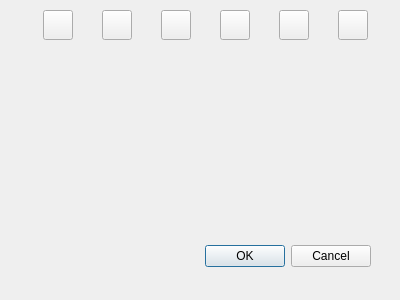
<?xml version="1.0" encoding="UTF-8"?>
<ui version="4.0">
 <class>smiley</class>
 <widget class="QDialog" name="smiley">
  <property name="geometry">
   <rect>
    <x>0</x>
    <y>0</y>
    <width>400</width>
    <height>300</height>
   </rect>
  </property>
  <property name="windowTitle">
   <string>Smiley</string>
  </property>
  <widget class="QDialogButtonBox" name="buttonBox">
   <property name="geometry">
    <rect>
     <x>30</x>
     <y>240</y>
     <width>341</width>
     <height>32</height>
    </rect>
   </property>
   <property name="orientation">
    <enum>Qt::Horizontal</enum>
   </property>
   <property name="standardButtons">
    <set>QDialogButtonBox::Cancel|QDialogButtonBox::Ok</set>
   </property>
  </widget>
  <widget class="QWidget" name="horizontalLayoutWidget">
   <property name="geometry">
    <rect>
     <x>20</x>
     <y>10</y>
     <width>371</width>
     <height>31</height>
    </rect>
   </property>
   <layout class="QHBoxLayout" name="horizontalLayout">
    <item>
     <widget class="QPushButton" name="icon1">
      <property name="maximumSize">
       <size>
        <width>30</width>
        <height>30</height>
       </size>
      </property>
      <property name="text">
       <string/>
      </property>
      <property name="icon">
       <iconset theme="icon1" resource="icons.qrc">
        <normaloff>:/icons/smiley/icons/icon1.png</normaloff>:/icons/smiley/icons/icon1.png</iconset>
      </property>
     </widget>
    </item>
    <item>
     <widget class="QPushButton" name="icon2">
      <property name="maximumSize">
       <size>
        <width>30</width>
        <height>30</height>
       </size>
      </property>
      <property name="text">
       <string/>
      </property>
      <property name="icon">
       <iconset resource="icons.qrc">
        <normaloff>:/icons/smiley/icons/icon2.png</normaloff>:/icons/smiley/icons/icon2.png</iconset>
      </property>
     </widget>
    </item>
    <item>
     <widget class="QPushButton" name="icon3">
      <property name="maximumSize">
       <size>
        <width>30</width>
        <height>30</height>
       </size>
      </property>
      <property name="text">
       <string/>
      </property>
      <property name="icon">
       <iconset resource="icons.qrc">
        <normaloff>:/icons/smiley/icons/icon3.png</normaloff>:/icons/smiley/icons/icon3.png</iconset>
      </property>
     </widget>
    </item>
    <item>
     <widget class="QPushButton" name="icon4">
      <property name="maximumSize">
       <size>
        <width>30</width>
        <height>30</height>
       </size>
      </property>
      <property name="text">
       <string/>
      </property>
      <property name="icon">
       <iconset resource="icons.qrc">
        <normaloff>:/icons/smiley/icons/icon4.png</normaloff>:/icons/smiley/icons/icon4.png</iconset>
      </property>
     </widget>
    </item>
    <item>
     <widget class="QPushButton" name="icon5">
      <property name="maximumSize">
       <size>
        <width>30</width>
        <height>30</height>
       </size>
      </property>
      <property name="text">
       <string/>
      </property>
      <property name="icon">
       <iconset resource="icons.qrc">
        <normaloff>:/icons/smiley/icons/icon5.png</normaloff>:/icons/smiley/icons/icon5.png</iconset>
      </property>
     </widget>
    </item>
    <item>
     <widget class="QPushButton" name="icon6">
      <property name="maximumSize">
       <size>
        <width>30</width>
        <height>30</height>
       </size>
      </property>
      <property name="text">
       <string/>
      </property>
      <property name="icon">
       <iconset resource="icons.qrc">
        <normaloff>:/icons/smiley/icons/icon6.png</normaloff>:/icons/smiley/icons/icon6.png</iconset>
      </property>
     </widget>
    </item>
   </layout>
  </widget>
 </widget>
 <resources>
  <include location="icons.qrc"/>
 </resources>
 <connections>
  <connection>
   <sender>buttonBox</sender>
   <signal>accepted()</signal>
   <receiver>smiley</receiver>
   <slot>accept()</slot>
   <hints>
    <hint type="sourcelabel">
     <x>248</x>
     <y>254</y>
    </hint>
    <hint type="destinationlabel">
     <x>157</x>
     <y>274</y>
    </hint>
   </hints>
  </connection>
  <connection>
   <sender>buttonBox</sender>
   <signal>rejected()</signal>
   <receiver>smiley</receiver>
   <slot>reject()</slot>
   <hints>
    <hint type="sourcelabel">
     <x>316</x>
     <y>260</y>
    </hint>
    <hint type="destinationlabel">
     <x>286</x>
     <y>274</y>
    </hint>
   </hints>
  </connection>
 </connections>
</ui>
